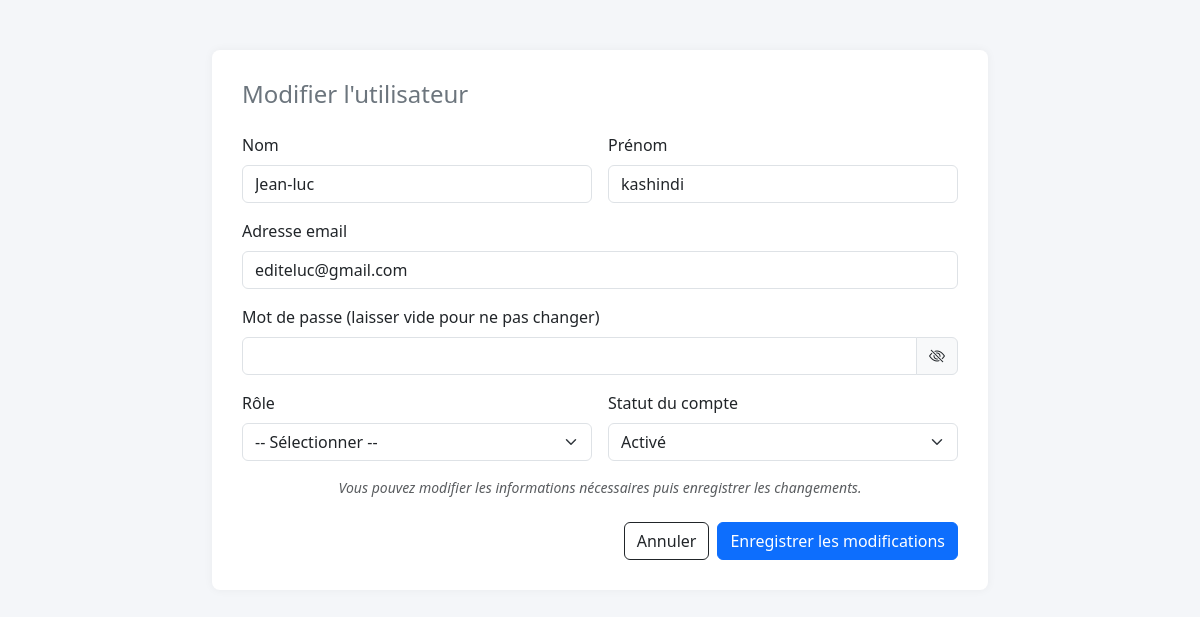
/modifier.php?id=1, run on the app's committed database.
### tables this page shows
CREATE TABLE `users` (
  `id` bigint(20) NOT NULL,
  `user_id` varchar(255) NOT NULL,
  `nom` text NOT NULL,
  `prenom` text NOT NULL,
  `mot_de_passe` varchar(100) NOT NULL,
  `email` varchar(100) NOT NULL,
  `type` tinytext NOT NULL DEFAULT 'Client',
  `limite_retrait` varchar(255) NOT NULL,
  `statut_compte` varchar(255) NOT NULL,
  `devise_utilisee` varchar(255) NOT NULL
);

### modifier.php (the view, shortened to what this page needs)
<?php
require 'Backend/connexion/conn.php';
$userId = (int) $_GET['id'];
$query = "SELECT * FROM users WHERE id = ?";
$stmt = $conn->prepare($query);
$stmt->bind_param("i", $userId);
$stmt->execute();
$result = $stmt->get_result();
$user = $result->fetch_assoc();
function selected($value, $current) {
    return $value === $current ? "selected" : "";
}
?>
<!DOCTYPE html>
<html lang="fr">
<head>
  <link href="https://cdn.jsdelivr.net/npm/bootstrap@5.3.3/dist/css/bootstrap.min.css" rel="stylesheet">
  <link rel="stylesheet" href="https://cdn.jsdelivr.net/npm/bootstrap-icons@1.10.5/font/bootstrap-icons.css">
</head>
<body>
  <div class="container">
    <div class="form-section">
      <h4 class="mb-4 text-secondary">Modifier l'utilisateur</h4>
      <form method="POST">
        <div class="d-flex justify-content-start gap-3 m-auto">
          <div class="mb-3 w-100">
            <label for="nom" class="form-label">Nom</label>
            <input type="text" class="form-control" id="nom" name="nom" value="<?= htmlspecialchars($user['nom']) ?>" required>
          </div>
          <div class="mb-3 w-100">
            <label for="prenom" class="form-label">Prénom</label>
            <input type="text" class="form-control" id="prenom" name="prenom" value="<?= htmlspecialchars($user['prenom']) ?>" required>
          </div>
        </div>
        <div class="mb-3">
          <label for="email" class="form-label">Adresse email</label>
          <input type="email" class="form-control" id="email" name="email" value="<?= htmlspecialchars($user['email']) ?>" required>
        </div>
        <div class="mb-3">
          <label for="mot_de_passe" class="form-label">Mot de passe (laisser vide pour ne pas changer)</label>
          <div class="input-group">
            <input type="password" class="form-control" id="mot_de_passe" name="mot_de_passe">
            <span class="input-group-text">
              <i class="bi bi-eye-slash" id="togglePassword" style="cursor: pointer;"></i>
            </span>
          </div>
        </div>
        <div class="d-flex justify-content-start gap-3 m-auto">
          <div class="mb-3 w-100">
            <label for="type" class="form-label">Rôle</label>
            <select class="form-select" id="type" name="type" required>
              <option value="">-- Sélectionner --</option>
            </select>
          </div>
          <div class="mb-3 w-100">
            <label for="statut_compte" class="form-label">Statut du compte</label>
            <select class="form-select" id="statut_compte" name="statut_compte" required>
              <option value="Activé" <?= selected("Activé", $user['statut_compte']) ?>>Activé</option>
            </select>
          </div>
        </div>
        <small class="text-muted text-center d-block fst-italic">
          Vous pouvez modifier les informations nécessaires puis enregistrer les changements.
        </small>
        <div class="text-end">
          <div class="d-flex gap-2 justify-content-end mt-4">
            <a href="admin.php" class="btn btn-outline-dark">Annuler</a>
            <button type="submit" class="btn btn-primary">Enregistrer les modifications</button>
          </div>
        </div>
      </form>
    </div>
  </div>
</body>
</html>

### modifier.php (style rules this page uses)
body { background-color: #f4f6f9; }
.container { max-width: 800px; margin-top: 50px; }
.form-section { background: white; padding: 30px; border-radius: 8px; box-shadow: 0 0 10px rgba(0,0,0,0.05); }

### data on the page
users: nom "Jean-luc", prenom "kashindi", email "editeluc@gmail.com"
